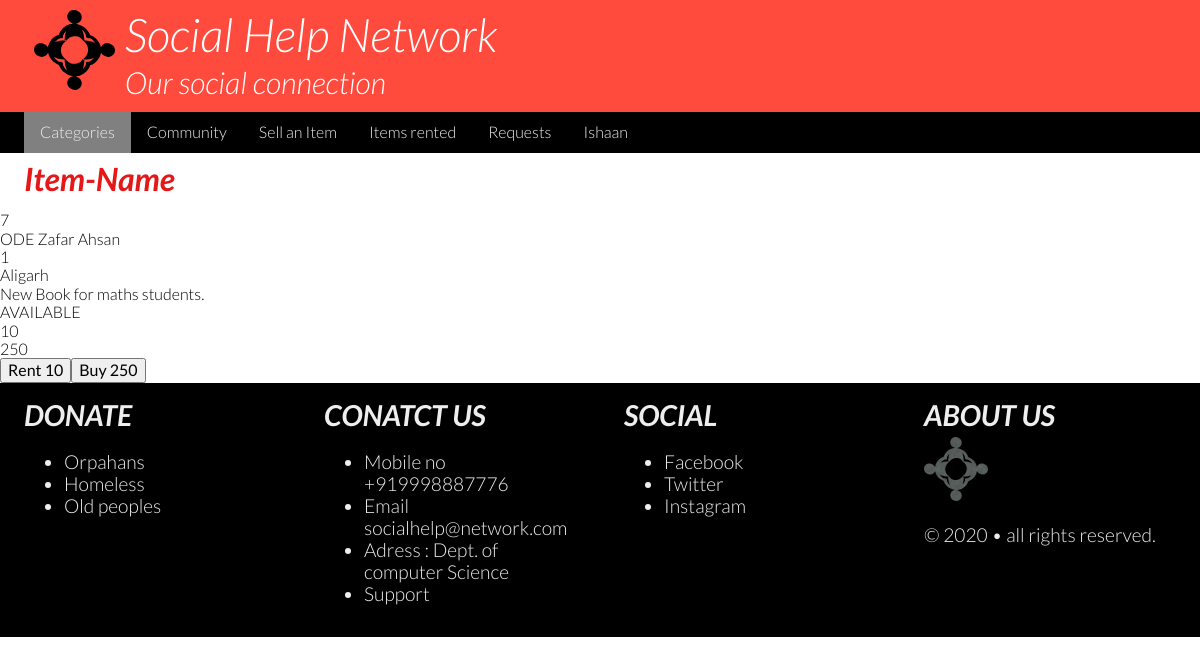
Page /start/show-item.php?item=7 (signed in) on the committed database.
### tables this page shows
CREATE TABLE IF NOT EXISTS `items` (
  `ItemId` int(10) NOT NULL AUTO_INCREMENT,
  `ItemLocation` varchar(20) NOT NULL,
  `ItemStatus` varchar(10) DEFAULT NULL,
  `RentPrice` int(5) NOT NULL DEFAULT '0',
  `SellPrice` int(8) NOT NULL DEFAULT '0',
  `ItemName` varchar(30) NOT NULL,
  `Owner` int(5) NOT NULL,
  `ItemCateg` int(11) NOT NULL,
  `Itemdesc` varchar(30) DEFAULT NULL,
  PRIMARY KEY (`ItemId`)
);

### start/show-item.php (the view, shortened to what this page needs)
<?php
include('templates/header.php');
$ItemId= $_GET['item'];
?>
<main class="clearfix">
        <div class="row limited">
            <section class="column class-12">
                <h1>Item-Name</h1>
            </section>
        </div>
        <div class="row limited">
<?php
require_once("classes/connect.php") ;
$sql = "SELECT * FROM `items` WHERE ItemId ='$ItemId'";
$result = $db->query($sql);
if(mysqli_num_rows($result) == 1){
    $row = $result->fetch_array(MYSQLI_ASSOC);
    echo $row['ItemId'].'<br>';
    echo $row['ItemName'].'<br>';
    echo $row['ItemCateg'].'<br>';
    echo $row['ItemLocation'].'<br>';
    echo $row['Itemdesc'].'<br>';
    echo $row['ItemStatus'].'<br>';
    echo $row['RentPrice'].'<br>';
    echo $row['SellPrice'].'<br>';
    echo '<button id="rentbtn">Rent '.$row["RentPrice"].'</button>';
    echo '<button id="buybtn">Buy '.$row["SellPrice"].'</button></section>';
}
?>
    </div>
</main>
<?php include('templates/footer.php'); ?>

### start/css/small.css (style rules this page uses)
html { -webkit-text-size-adjust: 100%; -ms-text-size-adjust: 100%; }
* { -moz-box-sizing: border-box; -webkit-box-sizing: border-box; box-sizing: border-box; }
body { font-family: 'Lato', sans-serif; font-size: 16px; font-weight: 300; }
.row { clear: both; }
.limited { max-width: 1200px; margin:auto; }
.column { float:left; padding: 0 2vw; margin:0 0 0.75rem 0; }
main h1, main h3 { color:rgb(228, 24, 24); font-style: italic; margin: 0.5rem 0 0.1rem 0; }
main h1 { font-size: 2rem; }
.clearfix:after { content: ""; display: table; clear: both; }

### rows in the picture
items: ItemId "7", ItemName "ODE Zafar Ahsan", ItemCateg "1", ItemLocation "Aligarh", Itemdesc "New Book for maths students.", ItemStatus "AVAILABLE", RentPrice "10", SellPrice "250"

### other values in the picture
$_SESSION['username'] "Ishaan"
